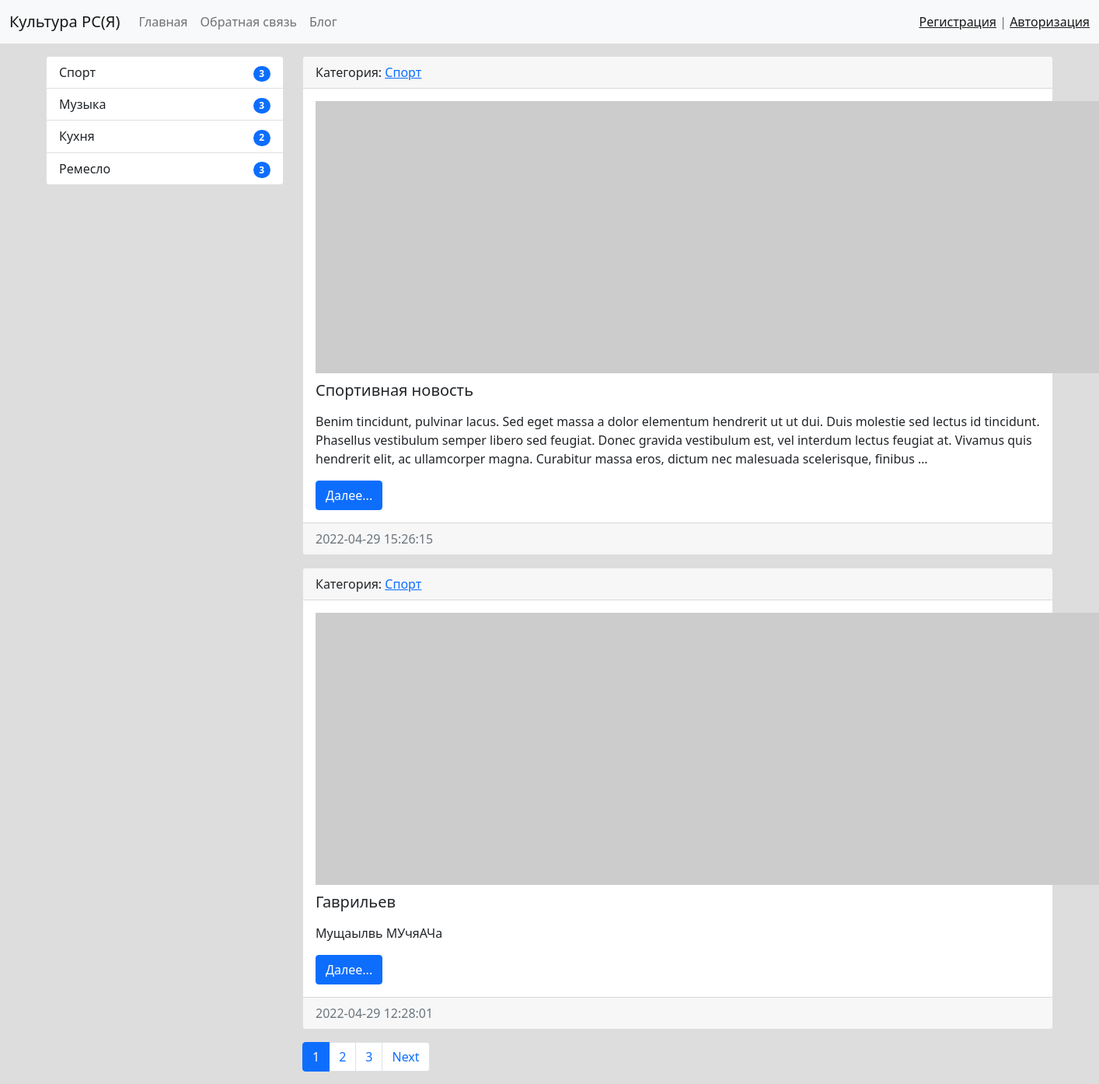
The page / on the database its author committed.
### news/models.py (models this page shows, shortened)
class Category(models.Model):
    title = models.CharField(max_length=150, db_index=True, verbose_name='Наименование категории')
    def __str__(self):
        return self.title
    def get_absolute_url(self):
        return reverse('category', kwargs={"category_id": self.pk})
    class Meta:
        verbose_name = 'Категория'
        verbose_name_plural = 'Категории'
        ordering = ['title']

class News(models.Model):
    title = models.CharField(max_length=150, verbose_name='Название')
    content = models.TextField(blank=True, verbose_name='Контент')
    created_at = models.DateTimeField(auto_now_add=True, verbose_name='Дата публикации')
    updated_at = models.DateTimeField(auto_now=True, verbose_name='Обновлено')
    photo = models.ImageField(upload_to='photos/%Y/%m/%d/', verbose_name='Фото', blank=True)
    is_published = models.BooleanField(default=True, verbose_name='Опубликовано')
    category = models.ForeignKey('Category', on_delete=models.PROTECT, verbose_name='Категория')
    views = models.IntegerField(default=0)
    def get_absolute_url(self):
        return reverse('view_news', kwargs={"pk": self.pk})
    class Meta:
        verbose_name = 'Новость'
        verbose_name_plural = 'Новости'
        ordering = ['-created_at']

### news/views.py (the view)
# urls.py: path('', HomeNews.as_view(), name='home'),
class HomeNews(MyMixin, ListView):
    model = News
    template_name = 'news/home_news_list.html'
    context_object_name = 'news'
    paginate_by = 2
    def get_context_data(self, *, object_list=None, **kwargs):
        context = super().get_context_data(**kwargs)
        context['title'] = 'Главная'
        context['mixin_prop'] = self.get_prop()
        return context
    def get_queryset(self):
        return News.objects.filter(is_published=True).select_related('category')

### news/templatetags/news_tags.py (called while the page is built)
@register.inclusion_tag('news/list_categories.html')
def show_categories(arg1='Hello', arg2='world!'):
    categories = Category.objects.annotate(cnt=Count('news', filter=F('news__is_published'))).filter(cnt__gt=0)
    return {"categories": categories, "arg1": arg1, "arg2": arg2}

### news/utils.py (called while the page is built)
    def get_prop(self):
        return self.mixin_prop.upper()

### news/templates/news/home_news_list.html (shortened to what this page needs)
{% extends 'base.html' %}
{% block sidebar %}
{% include 'inc/_sidebar.html' %}
{% endblock %}
{% block content %}
  {% for item in news %}
  <div class="card mb-3">
    <div class="card-header">
      Категория: <a href="{{ item.category.get_absolute_url }}">{{ item.category }}</a>
    </div>
    <div class="card-body">
      <div class="media">
        {% if item.photo %}
        <img src="{{ item.photo.url }}" alt="" width="350" class="img-left">
        {% else %}
        <img src="https://picsum.photos/id/1060/350/268/?blur=2" alt="" class="img-left">
        {% endif %}
        <div class="media-body">
          <h5 class="card-title">{{ item.title }}</h5>
          <p class="card-text">{{ item.content|safe|linebreaks|truncatewords:50 }}</p>
          <a href="{{ item.get_absolute_url }}" class="btn btn-primary">Далее...</a>
        </div>
      </div>
    </div>
    <div class="card-footer text-muted">
      {{ item.created_at|date:"Y-m-d H:i:s" }}
    </div>
  </div>
  {% endfor %}
{% endblock %}

### templates/base.html (shortened to what this page needs)
{% load static %}
<!doctype html>
<html lang="en">
  <head>
    <link rel="stylesheet" href="{% static 'bootstrap/css/bootstrap.min.css' %}">
    <link rel="stylesheet" href="{% static 'css/style.css' %}">
  </head>
  <body>
    {% include 'inc/_nav.html' %}
    <div class="container mt-3">
      <div class="row">
        <div class="col-md-3">
          {% block sidebar %}SIDEBAR {{text2}}{% endblock %}
        </div>
        <div class="col-md-9">
          {% block content %}CONTENT{% endblock %} {{content}}
          {% if page_obj.has_other_pages %}
          <nav aria-label="...">
            <ul class="pagination">
              {% for p in page_obj.paginator.page_range %}
                {% if page_obj.number == p %}
                <li class="page-item active" aria-current="page">
                  <a class="page-link" href="?page={{ p }}">{{ p }} </a>
                </li>
                {% elif p > page_obj.number|add:-3 and p < page_obj.number|add:3 %}
                <li class="page-item">
                  <a class="page-link" href="?page={{ p }}">{{ p }}</a>
                </li>
                {% endif %}
              {% endfor %}
                {% if page_obj.has_next %}
                <li class="page-item">
                  <a class="page-link" href="?page={{ page_obj.next_page_number }}">Next</a>
                </li>
                {% endif %}
            </ul>
          </nav>
          {% endif %}
        </div>
      </div>
    </div>
  </body>
</html>

### templates/inc/_nav.html (shortened to what this page needs)
<nav class="navbar navbar-expand-lg navbar-light bg-light">
      <div class="container-fluid">
        <a class="navbar-brand" href="{% url 'home' %}">Культура РС(Я)</a>
        <div class="collapse navbar-collapse" id="navbarSupportedContent">
          <ul class="navbar-nav me-auto mb-2 mb-lg-0">
            <li class="nav-item"><a class="nav-link" href="{% url 'home' %}">Главная</a></li>
              <li class="nav-item"><a class="nav-link" href="{% url 'contact' %}">Обратная связь</a></li>
              <li class="nav-item"><a class="nav-link" href="{% url 'bloghome' %}">Блог</a></li>
          </ul>
            <span class="navbar-text">
                {% if request.user.is_authenticated %}
                Добро пожаловать, {{ user.username }} | <a href="{% url 'logout' %}">Выход</a>
                {% else %}
                <a href="{% url 'register' %}">Регистрация</a> | <a href="{% url 'login' %}">Авторизация</a>
                {% endif %}
            </span>
        </div>
      </div>
    </nav>

### templates/inc/_sidebar.html (shortened to what this page needs)
{% load news_tags %}
{% show_categories %}

### news/templates/news/list_categories.html
  <div class="list-group">
    {% for item in categories %}
    <a href="{{ item.get_absolute_url }}" class="list-group-item list-group-item-action">
        {{ item.title }}
        <div class="float-end">
            <span class="badge bg-primary rounded-pill">
                {{ item.cnt }}
            </span>
        </div>
    </a>
    {% endfor %}
  </div>

### mysite/static/css/style.css (style rules this page uses)
body { background-color: #ddd; }

### templates/base.html (style rules this page uses)
.img-left { margin: 0 20px 10px 0; float: left; }

### rows shown on the page
Category: title "Спорт", cnt "3"
Category: title "Музыка", cnt "3"
Category: title "Кухня", cnt "2"
Category: title "Ремесло", cnt "3"
News: category "Спорт", title "Спортивная новость", content "Вenim tincidunt, pulvinar lacus. Sed eget massa a dolor elementum hendrerit ut ut dui. Duis molestie sed lectus id tincidunt. Phasellus vestibulum semper libero sed feugiat. Donec gravida vestibulum est, vel interdum lectus feugiat at. Vivamus quis hendrerit elit, ac ullamcorper magna. Curabitur massa eros, dictum nec malesuada scelerisque, finibus …", created_at "2022-04-29 15:26:15"
News: category "Спорт", title "Гаврильев", content "Мущаылвь МУчяАЧа", created_at "2022-04-29 12:28:01"

### other values the page prints
{{ p }} "1"
{{ p }} "2" "3"
